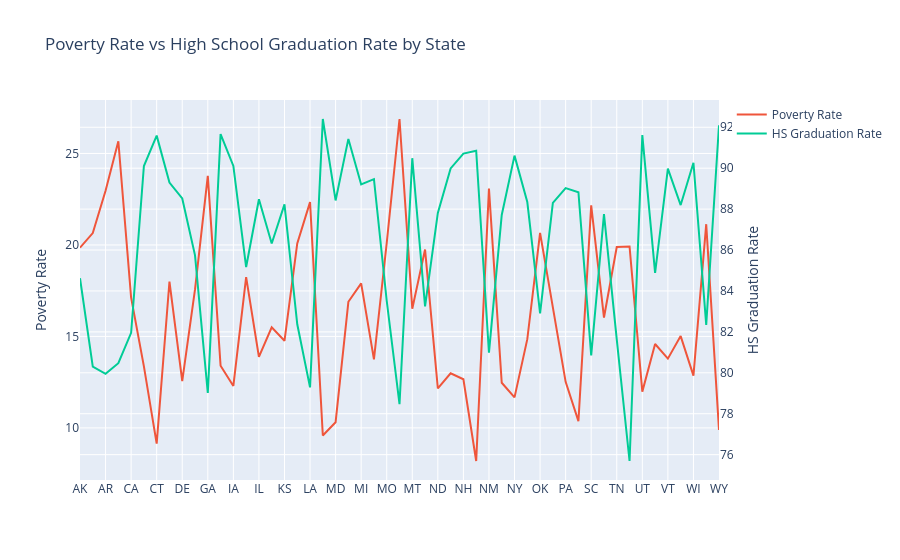

Write notebook code for a chart like this one.
### Markdown cell above
# Visualize the Relationship between Poverty Rates and High School Graduation Rates

#### A line chart with two y-axes to show if the rations of poverty and high school graduation move together.

### Code cell
poverty_sorted = poverty_by_state.sort_values('Geographic Area')
hs_sorted = hs_by_state.sort_values('Geographic Area')

fig = px.line(title='Poverty Rate vs High School Graduation Rate by State')

fig.add_scatter(x=poverty_sorted['Geographic Area'],
                y=poverty_sorted['poverty_rate'],
                name='Poverty Rate')

fig.add_scatter(x=hs_sorted['Geographic Area'],
                y=hs_sorted['percent_completed_hs'],
                name='HS Graduation Rate',
                yaxis='y2')

fig.update_layout(
    yaxis=dict(title='Poverty Rate'),
    yaxis2=dict(title='HS Graduation Rate', overlaying='y', side='right')
)

fig.show()

### Figure 1 — Plotly figure (JSON) as saved in the notebook; plotly's stock layout.template omitted (floating-point values rounded to 4 significant figures)
{"data": [{"hovertemplate": "<extra></extra>", "legendgroup": "", "line": {"color": "#636efa", "dash": "solid"}, "marker": {"symbol": "circle"}, "mode": "lines", "name": "", "orientation": "v", "showlegend": false, "xaxis": "x", "yaxis": "y", "type": "scatter"}, {"name": "Poverty Rate", "x": ["AK", "AL", "AR", "AZ", "CA", "CO", "CT", "DC", "DE", "FL", "GA", "HI", "IA", "ID", "IL", "IN", "KS", "KY", "LA", "MA", "MD", "ME", "MI", "MN", "MO", "MS", "MT", "NC", "ND", "NE", "NH", "NJ", "NM", "NV", "NY", "OH", "OK", "OR", "PA", "RI", "SC", "SD", "TN", "TX", "UT", "VA", "VT", "WA", "WI", "WV", "WY"], "y": [19.85, 20.65, 22.96, 25.67, 17.12, 13.36, 9.137, 18.0, 12.56, 17.57, 23.78, 13.4, 12.29, 18.24, 13.88, 15.5, 14.76, 20.08, 22.34, 9.585, 10.31, 16.89, 17.9, 13.75, 20.11, 26.88, 16.51, 19.75, 12.16, 12.98, 12.66, 8.191, 23.08, 12.47, 11.67, 14.85, 20.66, 16.52, 12.52, 10.37, 22.16, 16.03, 19.89, 19.92, 11.98, 14.59, 13.79, 15.02, 12.86, 21.13, 9.888], "type": "scatter"}, {"name": "HS Graduation Rate", "x": ["AK", "AL", "AR", "AZ", "CA", "CO", "CT", "DC", "DE", "FL", "GA", "HI", "IA", "ID", "IL", "IN", "KS", "KY", "LA", "MA", "MD", "ME", "MI", "MN", "MO", "MS", "MT", "NC", "ND", "NE", "NH", "NJ", "NM", "NV", "NY", "OH", "OK", "OR", "PA", "RI", "SC", "SD", "TN", "TX", "UT", "VA", "VT", "WA", "WI", "WV", "WY"], "y": [84.63, 80.3, 79.95, 80.47, 81.96, 90.11, 91.59, 89.3, 88.52, 85.74, 79.01, 91.67, 90.11, 85.17, 88.48, 86.32, 88.23, 82.37, 79.29, 92.4, 88.42, 91.43, 89.21, 89.47, 83.52, 78.47, 90.49, 83.25, 87.82, 89.99, 90.71, 90.85, 80.98, 87.72, 90.61, 88.34, 82.91, 88.3, 89.02, 88.82, 80.85, 87.75, 81.63, 75.69, 91.62, 84.88, 89.98, 88.2, 90.26, 82.35, 92.1], "yaxis": "y2", "type": "scatter"}], "layout": {"xaxis": {"anchor": "y", "domain": [0.0, 1.0]}, "yaxis": {"anchor": "x", "domain": [0.0, 1.0], "title": {"text": "Poverty Rate"}}, "legend": {"tracegroupgap": 0}, "title": {"text": "Poverty Rate vs High School Graduation Rate by State"}, "yaxis2": {"title": {"text": "HS Graduation Rate"}, "overlaying": "y", "side": "right"}}}
